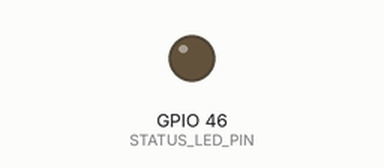
Recording of a sketch running on a simulated ESP32. Shown: output pins drawn as LEDs (lit = HIGH). WiFi joins after 1.5 s; servers stay silent unless stated; the camera gives no picture; what the sketch prints to the serial monitor is not drawn.

Above: at 0.4 s.
Timing chart, 0 to 1.9 s (numbered marks = the images above):
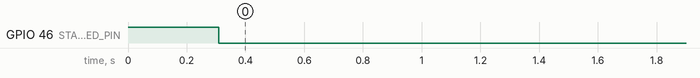

The sketch:

esp32.ino
```cpp
#include "esp32.hpp"

constexpr int STATUS_LED_PIN = 46;
constexpr int STATUS_LED_ON_LEVEL = LOW;
constexpr int STATUS_LED_OFF_LEVEL = HIGH;

CameraWebServer camera;

void updateStatusLed()
{
    bool networkReady = WifiSettings::mode == WifiMode::AccessPoint || WiFi.status() == WL_CONNECTED;
    digitalWrite(STATUS_LED_PIN, networkReady ? STATUS_LED_ON_LEVEL : STATUS_LED_OFF_LEVEL);
}

void setup()
{
    pinMode(STATUS_LED_PIN, OUTPUT);
    digitalWrite(STATUS_LED_PIN, STATUS_LED_OFF_LEVEL);
    camera.begin();
}

void loop()
{
    updateStatusLed();
}
```

app_httpd.cpp
```cpp
#include "esp_http_server.h"
#include "esp_camera.h"
#include "Arduino.h"

namespace
{
constexpr char STREAM_CONTENT_TYPE[] = "multipart/x-mixed-replace;boundary=123456789000000000000987654321";
constexpr char STREAM_BOUNDARY[] = "\r\n--123456789000000000000987654321\r\n";
constexpr char STREAM_PART[] = "Content-Type: image/jpeg\r\nContent-Length: %u\r\n\r\n";

httpd_handle_t streamHttpd = nullptr;

esp_err_t sendJpegFrame(httpd_req_t *req, camera_fb_t *fb)
{
    char partBuffer[64];
    size_t headerLength = snprintf(partBuffer, sizeof(partBuffer), STREAM_PART, (unsigned int)fb->len);

    esp_err_t res = httpd_resp_send_chunk(req, partBuffer, headerLength);
    if (res == ESP_OK)
    {
        res = httpd_resp_send_chunk(req, (const char *)fb->buf, fb->len);
    }
    if (res == ESP_OK)
    {
        res = httpd_resp_send_chunk(req, STREAM_BOUNDARY, strlen(STREAM_BOUNDARY));
    }
    return res;
}

esp_err_t handleStreamRequest(httpd_req_t *req)
{
    esp_err_t res = httpd_resp_set_type(req, STREAM_CONTENT_TYPE);
    if (res != ESP_OK)
    {
        return res;
    }

    while (true)
    {
        camera_fb_t *fb = esp_camera_fb_get();
        if (!fb)
        {
            Serial.println("Camera capture failed");
            return ESP_FAIL;
        }

        res = sendJpegFrame(req, fb);
        esp_camera_fb_return(fb);

        if (res != ESP_OK)
        {
            return res;
        }
    }
}
}

void startCameraStreamServer()
{
    httpd_config_t config = HTTPD_DEFAULT_CONFIG();

    httpd_uri_t stream_uri = {
        .uri      = "/stream",
        .method   = HTTP_GET,
        .handler  = handleStreamRequest,
        .user_ctx = nullptr
    };

    Serial.printf("Starting stream server on port: '%d'\n", config.server_port);
    if (httpd_start(&streamHttpd, &config) == ESP_OK)
    {
        httpd_register_uri_handler(streamHttpd, &stream_uri);
    }
}
```

esp32.cpp
```cpp
#include "esp32.hpp"

constexpr uint32_t XCLK_FREQ_HZ = 20000000;
constexpr uint32_t WIFI_CONNECT_TIMEOUT_MS = 20000;
constexpr uint16_t WIFI_CONNECT_RETRY_DELAY_MS = 300;

camera_config_t makeCameraConfig()
{
    camera_config_t config = {};
    config.ledc_channel = LEDC_CHANNEL_0;
    config.ledc_timer = LEDC_TIMER_0;
    config.pin_d0 = 11;
    config.pin_d1 = 9;
    config.pin_d2 = 8;
    config.pin_d3 = 10;
    config.pin_d4 = 12;
    config.pin_d5 = 18;
    config.pin_d6 = 17;
    config.pin_d7 = 16;
    config.pin_xclk = 15;
    config.pin_pclk = 13;
    config.pin_vsync = 6;
    config.pin_href = 7;
    config.pin_sccb_sda = 4;
    config.pin_sccb_scl = 5;
    config.pin_pwdn = -1;
    config.pin_reset = -1;
    config.xclk_freq_hz = XCLK_FREQ_HZ;
    config.frame_size = FRAMESIZE_XGA;
    config.pixel_format = PIXFORMAT_JPEG;
    config.grab_mode = CAMERA_GRAB_LATEST;
    config.fb_location = CAMERA_FB_IN_PSRAM;
    config.jpeg_quality = 8;
    config.fb_count = 2;
    return config;
}

void configureFixedExposure()
{
    sensor_t *sensor = esp_camera_sensor_get();

    sensor->set_exposure_ctrl(sensor, 0);
    sensor->set_aec2(sensor, 0);
    sensor->set_aec_value(sensor, 200);
    sensor->set_gain_ctrl(sensor, 0);
    sensor->set_agc_gain(sensor, 4);
}

bool connectStation(IPAddress &streamIp)
{
    WiFi.mode(WIFI_STA);
    WiFi.setSleep(false);
    WiFi.begin(WifiSettings::stationSsid, WifiSettings::stationPassword);

    IPAddress unsetIp(0, 0, 0, 0);
    uint32_t t0 = millis();
    while (WiFi.status() != WL_CONNECTED || WiFi.localIP() == unsetIp)
    {
        delay(WIFI_CONNECT_RETRY_DELAY_MS);
        Serial.print(".");
        if (millis() - t0 > WIFI_CONNECT_TIMEOUT_MS)
        {
            Serial.println("\nWiFi connect timeout");
            return false;
        }
    }

    Serial.println("\nWiFi connected");
    streamIp = WiFi.localIP();
    return true;
}

void startAccessPoint(IPAddress &streamIp)
{
    WiFi.mode(WIFI_AP);
    WiFi.setSleep(false);
    IPAddress apIp(
        WifiSettings::accessPointIp[0],
        WifiSettings::accessPointIp[1],
        WifiSettings::accessPointIp[2],
        WifiSettings::accessPointIp[3]
    );
    IPAddress apSubnet(
        WifiSettings::accessPointSubnet[0],
        WifiSettings::accessPointSubnet[1],
        WifiSettings::accessPointSubnet[2],
        WifiSettings::accessPointSubnet[3]
    );
    WiFi.softAPConfig(apIp, apIp, apSubnet);
    WiFi.softAP(WifiSettings::accessPointSsid, WifiSettings::accessPointPassword);

    Serial.println("\nWiFi access point started");
    Serial.print("SSID: ");
    Serial.println(WifiSettings::accessPointSsid);
    streamIp = WiFi.softAPIP();
}

bool startWifi(IPAddress &streamIp)
{
    if (WifiSettings::mode == WifiMode::AccessPoint)
    {
        startAccessPoint(streamIp);
        return true;
    }

    return connectStation(streamIp);
}

void CameraWebServer::begin()
{
    Serial.setDebugOutput(true);

    camera_config_t config = makeCameraConfig();
    esp_camera_init(&config);
    configureFixedExposure();

    WiFi.setTxPower(WIFI_POWER_19_5dBm);
    IPAddress streamIp;
    if (!startWifi(streamIp))
    {
        return;
    }
    Serial.print("IP: ");
    Serial.println(streamIp);

    startCameraStreamServer();

    Serial.print("Camera Ready! Use 'http://");
    Serial.print(streamIp);
    Serial.println("/stream' to connect");
}
```

esp32.hpp
```cpp
#ifndef ESP32_HPP
#define ESP32_HPP

#include "esp_camera.h"
#include <WiFi.h>

void startCameraStreamServer();

enum class WifiMode
{
    Station,
    AccessPoint
};

namespace WifiSettings
{
constexpr WifiMode mode = WifiMode::AccessPoint;

constexpr char stationSsid[] = "";
constexpr char stationPassword[] = "";

constexpr char accessPointSsid[] = "ElegooCamera";
constexpr char accessPointPassword[] = "elegoo1234";
constexpr uint8_t accessPointIp[] = {192, 168, 4, 1};
constexpr uint8_t accessPointSubnet[] = {255, 255, 255, 0};
}

class CameraWebServer
{
public:
    void begin();
};

#endif
```

Measured:
- by itself, GPIO 46 (STATUS_LED_PIN): HIGH → LOW at 0.31 s
